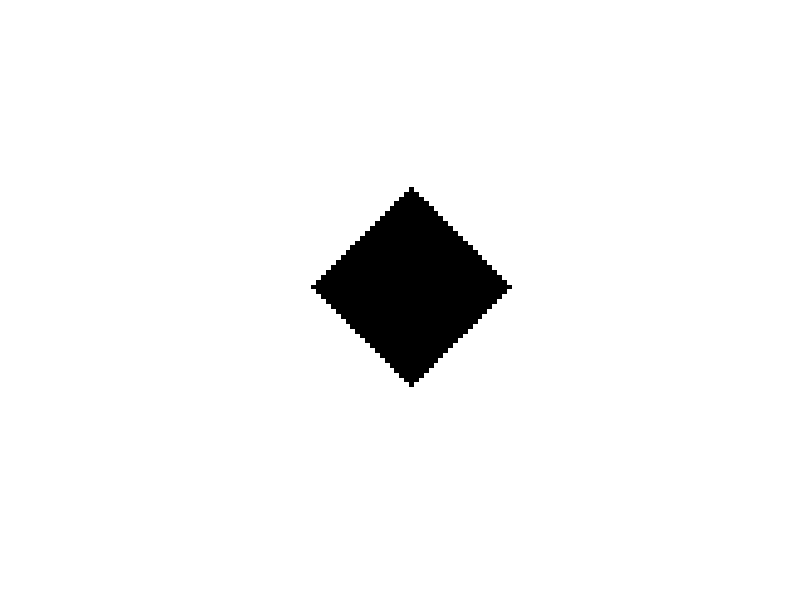

Write MATLAB code to recreate this figure.
% Define image dimensions and initialize the matrix
A = 255 * ones(100, 100); % 100x100 image with white pixels (value 255)

% Define the center and diamond radius
Cx = 50; % x-coordinate of the center
Cy = 50; % y-coordinate of the center
radius = 20; % "Radius" (maximum Manhattan distance) of the diamond

% Loop through all pixels in the image
for i = 1:100
    for j = 1:100
        % Check if the pixel is within the diamond
        if abs(Cx - i) + abs(Cy - j) <= radius
            A(i, j) = 0; % Set pixel value to black (0)
        end
    end
end

% Display the resulting image
imshow(A, [])